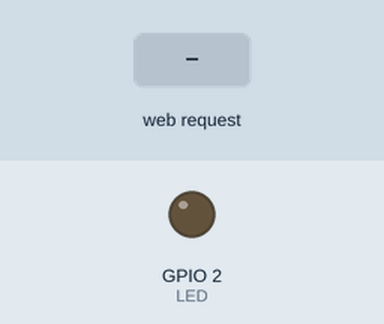
Bench run of a sketch on a simulated ESP8266 (NodeMCU). Shown: output pins drawn as LEDs (lit = HIGH). The inputs (shaded band) are chosen by the test bench. WiFi joins after 1.5 s; servers stay silent unless stated; what the sketch prints to the serial monitor is not drawn.

Above: at 2.7 s.
2.8 s: HTTP request GET /off received
At 4.0 s:
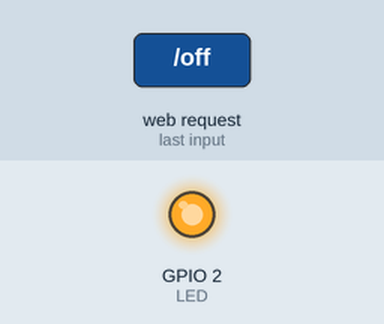
4.3 s: HTTP request GET /on received
At 5.4 s:
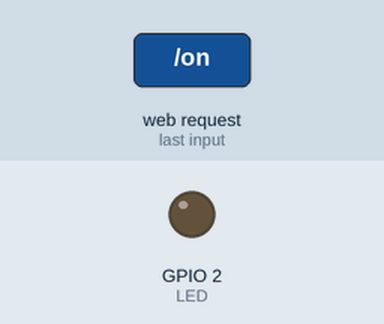
5.8 s: HTTP request GET /off?state=on received
At 6.5 s:
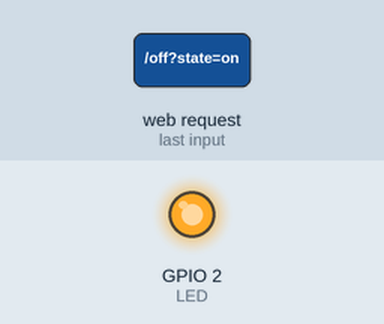
Timing chart, 0 to 8.8 s (numbered marks = the images above; inputs shaded):
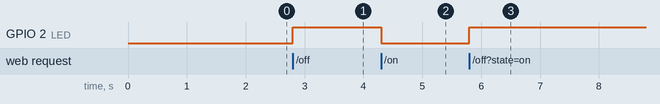

The sketch:

led.ino
```cpp
#include <ESP8266WiFi.h>
#include <WiFiClient.h>
#include <ESP8266WebServer.h>
#include <ESP8266mDNS.h>

#define LED 2   //Define connection of LED

const char* ssid = "dlink-4212"; // remplacer par le SSID de votre WiFi
const char* password = "nhyyi53680"; // remplacer par le mot de passe de votre WiFi

ESP8266WebServer server(80); // on instancie un serveur ecoutant sur le port 80

void setup(void){
  Serial.begin(115200);

  // on demande la connexion au WiFi
  WiFi.begin(ssid, password);
  Serial.println("");

  // on attend d'etre connecte au WiFi avant de continuer
  while (WiFi.status() != WL_CONNECTED) {
    delay(500);
    Serial.print(".");
  }

  // on affiche l'adresse IP qui nous a ete attribuee
  Serial.println("");
  Serial.print("IP address: ");
  Serial.println(WiFi.localIP());

  // On bascule le port en sortie
  pinMode(LED, OUTPUT);

  // on definit ce qui doit etre fait lorsque la route /bonjour est appelee
  // ici on va juste repondre avec un "hello !"
  server.on("/bonjour", [](){
    server.send(200, "text/plain", "hello !");
  });

  // Allumer la LED avec la route /on
  server.on("/on", [](){
  digitalWrite(LED, LOW);
    server.send(200, "text/plain", "allumer LED !");
  });

  // Eteindre la LED avec la route /off
  server.on("/off", [](){
  digitalWrite(LED, HIGH);
    server.send(200, "text/plain", "éteindre LED !");
  });

  // Allumer ou éteindre la LED avec un paramètre /led?state=on /led?state=off
  server.on("/led", []() {
    String state=server.arg("state");
    if (state == "on") digitalWrite(LED, LOW);
    else if (state == "off") digitalWrite(LED, HIGH);
    server.send(200, "text/plain", "Led is now " + state);
  });

  // on commence a ecouter les requetes venant de l'exterieur
  server.begin();
}

void loop(void){
  // a chaque iteration, on appelle handleClient pour que les requetes soient traitees
  server.handleClient();
}
```

Measured:
- after the input at 2.8 s, GPIO 2 (LED): LOW → HIGH at once
- after the input at 4.3 s, GPIO 2 (LED): HIGH → LOW at once
- after the input at 5.8 s, GPIO 2 (LED): LOW → HIGH at once
